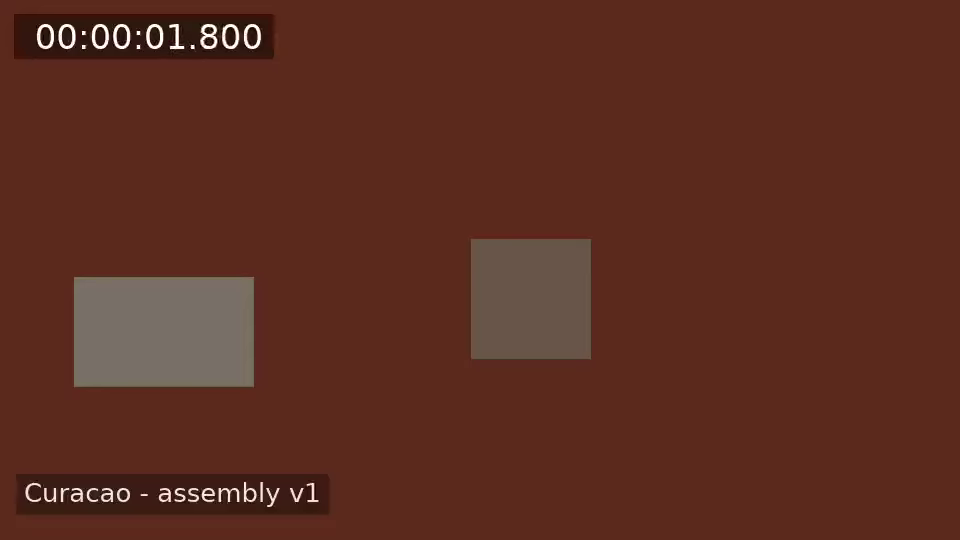
#> input picture frame 45 of forgeboard/public/clips/curacao-v1.webm, 960 x 540 px, given in place of video.mp4, which was not available
$ python onscreen.py
#> lines starting #> are read from the running program, lines starting #| are printed output that depends on the picture; pictures that were not available may be replaced by others from this repository, and a replacement may not be noted
#!/usr/bin/env python3
"""Score, per frame, whether the thing a bed names is actually on screen.

The fire bed ran 31.9 s over 2.9 s of drawn flame. That is measurable, so measure
it for every bed whose object is an EVENT rather than room tone. Weather, air and
stone-room tone are genuinely continuous and belong to the section; water,
flame, crowds and machinery start and stop on camera.

  water  — large flat blue/cyan region in the LOWER frame (sky is the same hue,
           so the upper frame is excluded outright)
  figures— dark ink strokes clustered mid-frame, the stick-figure signature
"""
import cv2, numpy as np
cap = cv2.VideoCapture("video.mp4"); fps = cap.get(cv2.CAP_PROP_FPS) or 24.0
water, figs = [], []
while True:
    ok, fr = cap.read()
#> fr is the input picture: shape (540, 960, 3); mean B, G, R 32.9, 45.4, 91.9
    if not ok: break
    s = cv2.resize(fr, (320, 180), interpolation=cv2.INTER_AREA)
    hsv = cv2.cvtColor(s, cv2.COLOR_BGR2HSV)
#> hsv: shape (180, 320, 3); mean H, S, V 6.5, 167.2, 91.9
    h, sat, v = hsv[:, :, 0], hsv[:, :, 1], hsv[:, :, 2]
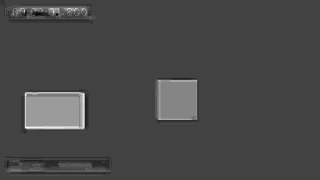
#> h: shape (180, 320); min 0, max 23, mean 6.5; drawn with min black and max white
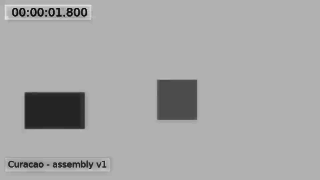
#> sat: shape (180, 320); min 9, max 231, mean 167.2
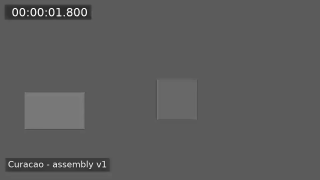
#> v: shape (180, 320); min 34, max 255, mean 91.9
    blue = (h > 85) & (h < 115) & (sat > 45) & (v > 90)
#> blue: shape (180, 320) bool; every value is 0
    water.append(float(blue[80:].mean()))          # lower 55% only: sky excluded
    g = cv2.cvtColor(s, cv2.COLOR_BGR2GRAY)
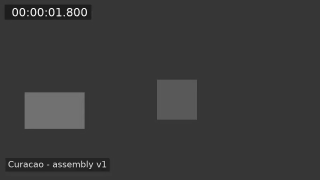
#> g: shape (180, 320); min 19, max 248, mean 57.5
    figs.append(float((g[40:160] < 90).mean()))
cap.release()
np.savez("onscreen.npz", water=np.array(water), figs=np.array(figs), fps=fps)
print("frames", len(water), "fps", fps)

$ run again, starting later in the video
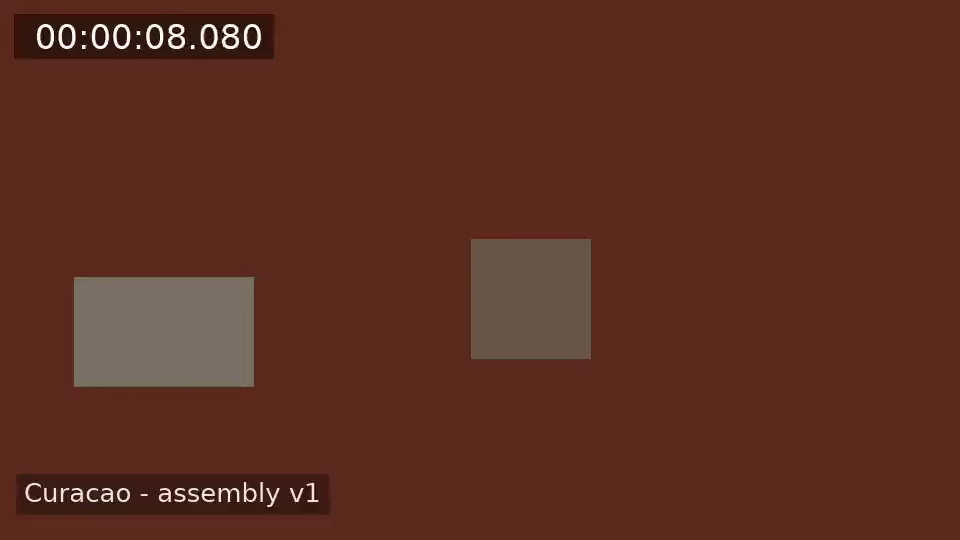
#> input picture frame 202 of forgeboard/public/clips/curacao-v1.webm, 960 x 540 px, given in place of video.mp4, which was not available
#> fr is the input picture: shape (540, 960, 3); mean B, G, R 32.9, 45.4, 91.9
#> hsv: shape (180, 320, 3); mean H, S, V 6.5, 167.1, 91.9
#> `h, sat, v = hsv[:, :, 0], hsv[:, :, 1], hsv[:, :, 2]`:
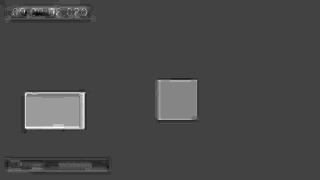
#> h: shape (180, 320); min 0, max 23, mean 6.5; drawn with min black and max white
#> blue: shape (180, 320) bool; every value is 0

$ run again, starting later in the video
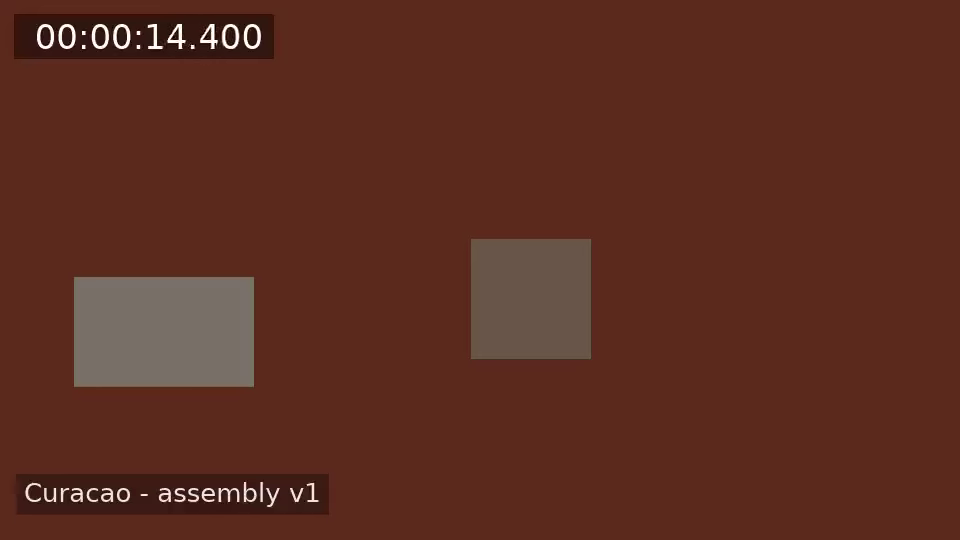
#> input picture frame 360 of forgeboard/public/clips/curacao-v1.webm, 960 x 540 px, given in place of video.mp4, which was not available
#> fr is the input picture: shape (540, 960, 3); mean B, G, R 32.9, 45.3, 91.9
#> hsv: shape (180, 320, 3); mean H, S, V 6.5, 167.1, 91.9
#> `h, sat, v = hsv[:, :, 0], hsv[:, :, 1], hsv[:, :, 2]`:
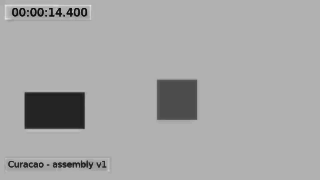
#> sat: shape (180, 320); min 10, max 229, mean 167.1
#> blue: shape (180, 320) bool; every value is 0
